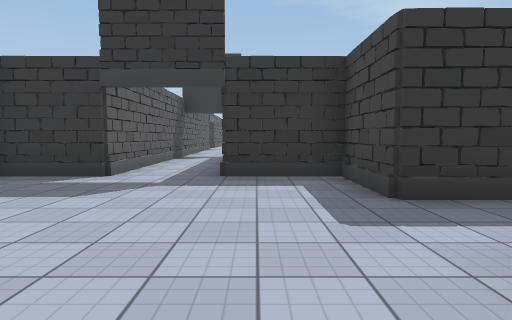
[1] (above)

23 first-person views from a walk through a 3-D level made in the Unity game engine. The camera is 1.3 m above the floor, tilts 4° down and sees 75° across. The floor is counted in squares, 2 m on a side. Each view is taken from the middle of a square. On the plan, view 1 faces up. The plan holds only what a view shows up to about 10 squares ahead; the rest is blank. The place goes on beyond the plan. The player character is not drawn. Some surface patterns are stand-ins.

[2]
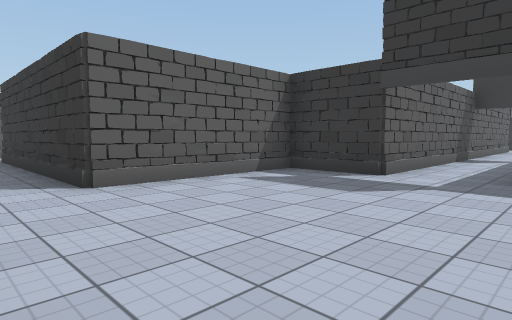

[3]
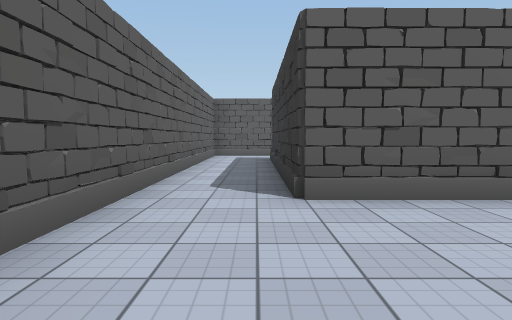

[4]
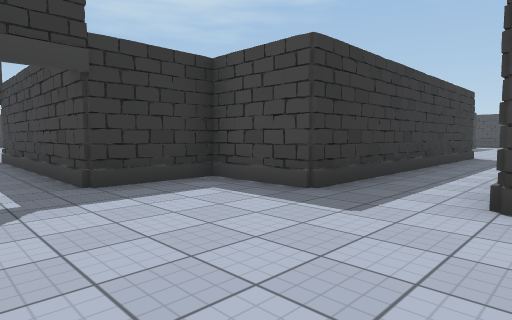

[5]
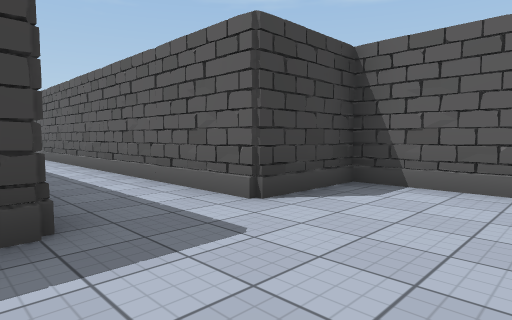

[6]
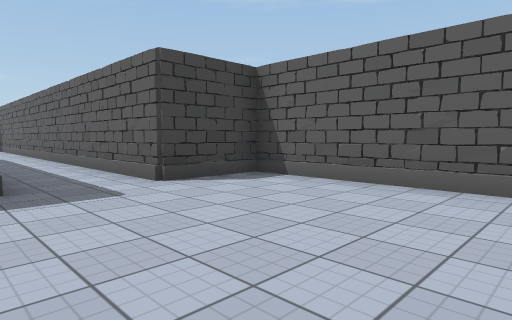

[7]
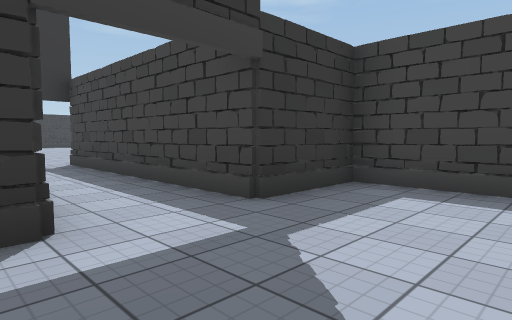

[8]
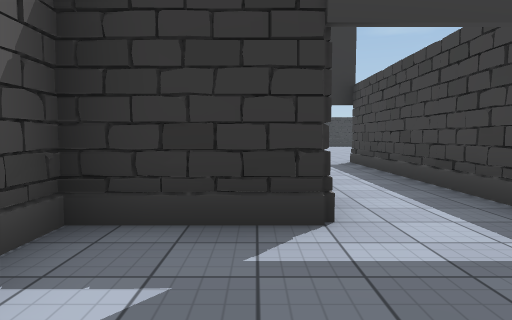

[9]
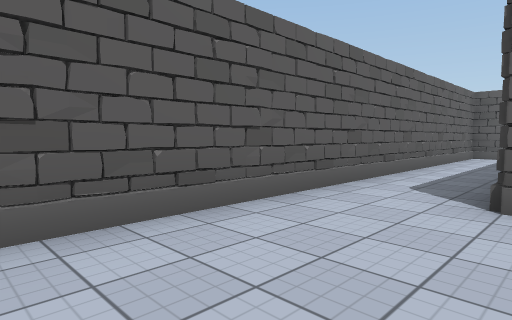

[10]
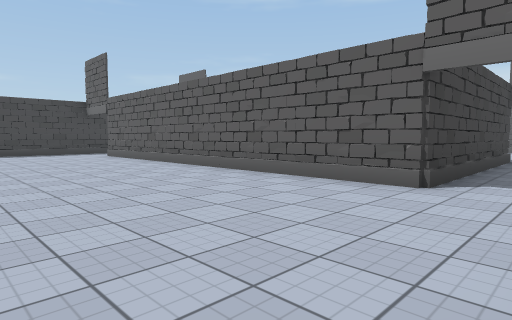

[11]
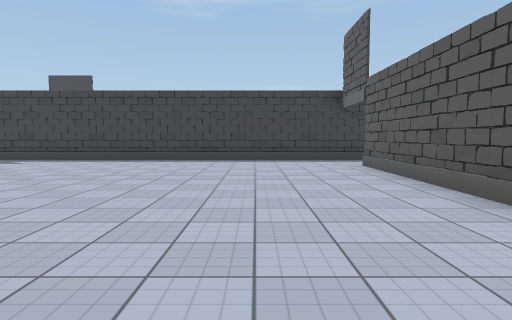

[12]
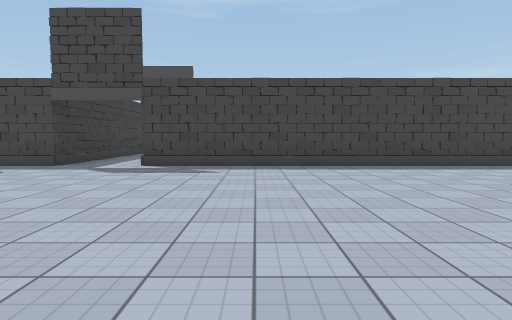

[13]
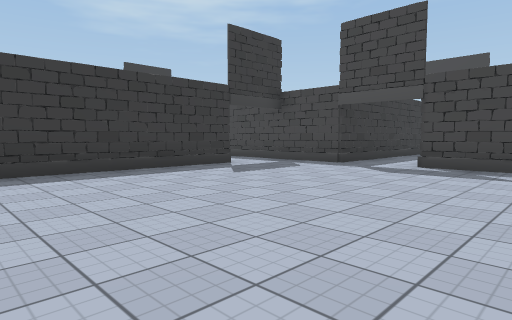

[14]
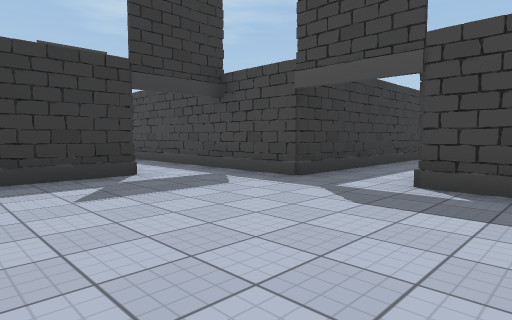

[15]
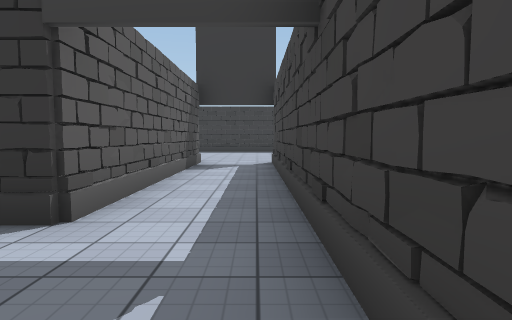

[16]
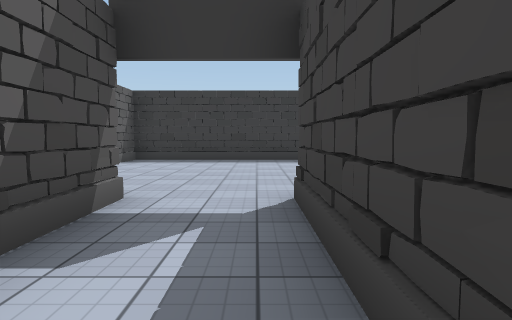

[17]
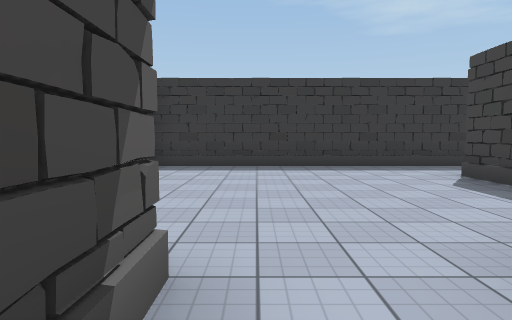

[18]
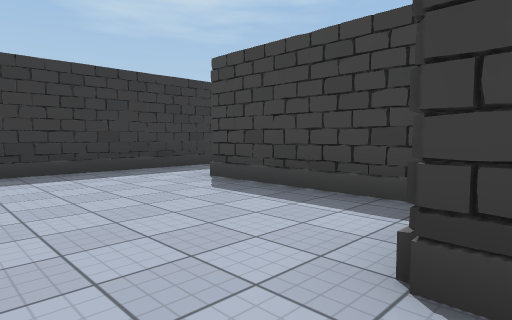

[19]
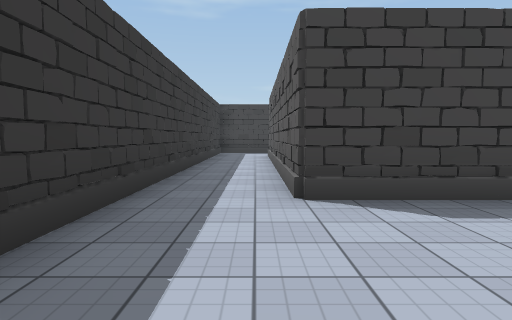

[20]
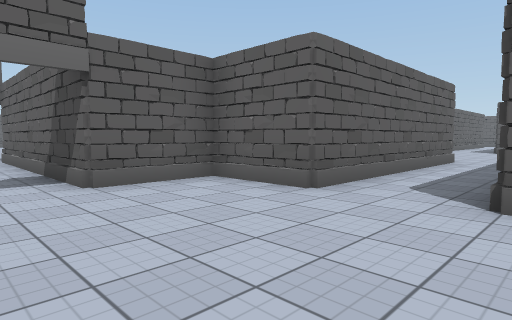

[21]
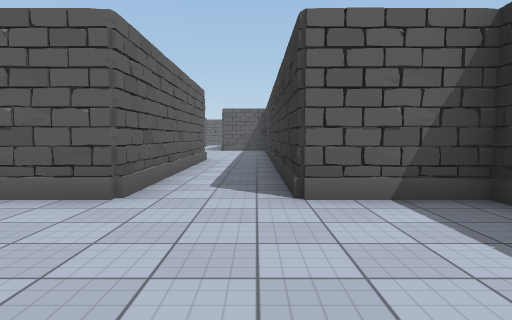

[22]
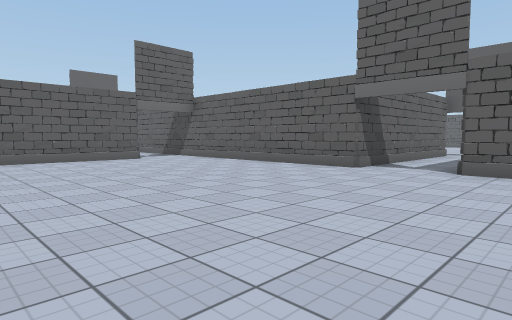

[23]
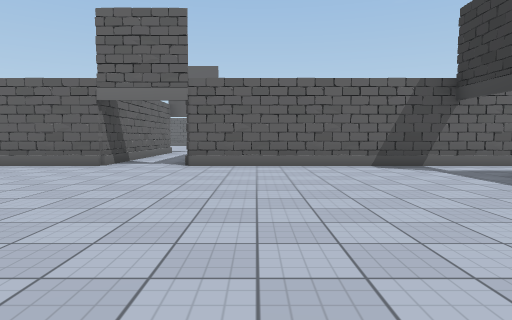

### Floor plan
Ten units are one square. View 1 is at (0, 0); x grows to the right and y downward. Boxes are objects, and circles mark ways between rooms. Rooms are numbered by the first view taken in them; rooms with no view inside come last. Other rooms are left out.
<svg viewBox="-100 -379 280 388">
<path fill="none" stroke="#000" d="M-43 -19 -45 -14 -95 -14M-24 -117 -24 -54 -44 -54 -44 -14M-95 4 14 4 14 -16 102 -16M95 -34 14 -34 14 -54 -6 -54 -6 -116M113 -210 116 -216M-6 -116 95 -116M-24 -267 -24 -194M-68 -176 -24 -176 -24 -132M114 -109 114 -216M96 -316 96 -254 48 -254M171 -234 114 -234 114 -316M76 -335 76 -316 96 -316M134 -321 134 -356 175 -356M175 -374 76 -374 76 -354"/>
<circle cx="-15" cy="-115" r="3" fill="#2a7"/>
<circle cx="105" cy="-310" r="3" fill="#2a7"/>
<text x="-10" y="-30">1</text>
<text x="40" y="-190">2</text>
<text x="110" y="-350">3</text>
</svg>
Room 1 opens to room 2. Room 2 opens to room 3.

Where each view was taken, in squares from view 1:
view 1: 0 up, 0 right, facing up
view 2: 0 up, 0 right, facing up-left
view 3: 1 up, 1 left, facing left
view 4: 1 up, 2 left, facing up-right
view 5: 4 up, 1 left, facing down-right
view 6: 4 up, 3 left, facing down-right
view 7: 3 up, 3 left, facing up-right
view 8: 3 up, 3 left, facing up
view 9: 2 up, 1 left, facing down-left
view 10: 16 up, 2 left, facing down-right
view 11: 14 up, 2 right, facing right
view 12: 19 up, 4 right, facing right
view 13: 19 up, 4 right, facing up-right
view 14: 20 up, 7 right, facing up-right
view 15: 23 up, 11 right, facing up
view 16: 28 up, 11 right, facing up
view 17: 30 up, 10 right, facing up
view 18: 31 up, 10 right, facing up-right
view 19: 36 up, 10 right, facing right
view 20: 36 up, 11 right, facing down-left
view 21: 35 up, 11 right, facing left
view 22: 21 up, 4 right, facing down-left
view 23: 21 up, 5 right, facing left
